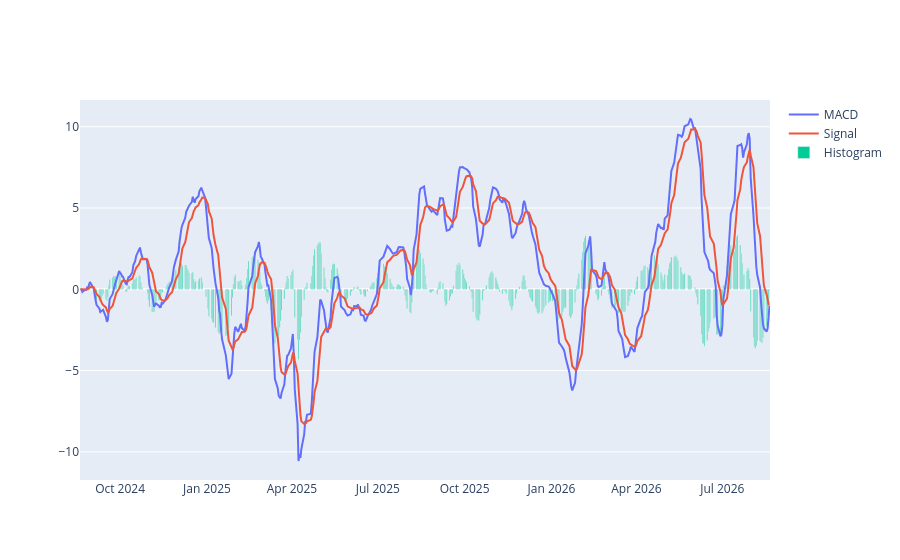

Notebook code cell kept with this figure:
### Code cell
macd = calculations.calculate_macd(df)

fig_macd = go.Figure()

# MACD line
fig_macd.add_trace(
    go.Scatter(
        x=macd.index,
        y=macd["MACD"],
        mode="lines",
        name="MACD"
    )
)

# Signal line
fig_macd.add_trace(
    go.Scatter(
        x=macd.index,
        y=macd["MACD_SIGNAL"],
        mode="lines",
        name="Signal"
    )
)

# Histogram
fig_macd.add_trace(
    go.Bar(
        x=macd.index,
        y=macd["MACD_HISTOGRAM"],
        name="Histogram"
    )
)
fig_macd.update_layout(
    bargap=0
)
fig_macd.show()

### Figure 1 — Plotly figure (JSON) as saved in the notebook; plotly's stock layout.template omitted (floating-point values rounded to 4 significant figures; data arrays with more than 128 entries replaced by an {"elided": "..."} marker saying what was removed)
{"data": [{"mode": "lines", "name": "MACD", "type": "scatter", "x": {"elided": "502 str values"}, "y": {"elided": "502 float values"}}, {"mode": "lines", "name": "Signal", "type": "scatter", "x": {"elided": "502 str values"}, "y": {"elided": "502 float values"}}, {"name": "Histogram", "type": "bar", "x": {"elided": "502 str values"}, "y": {"elided": "502 float values"}}], "layout": {"bargap": 0}}
